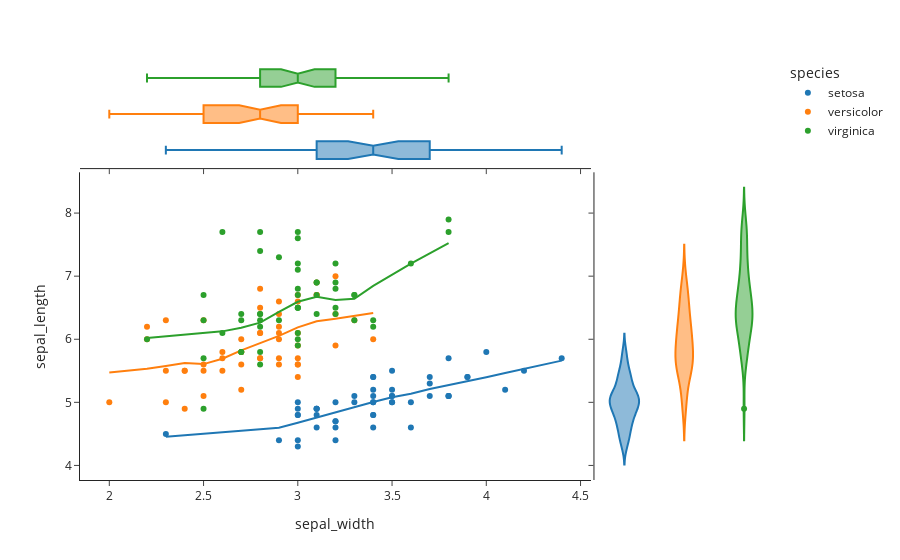

Notebook code cell kept with this figure:
### Code cell
df = px.data.iris()
fig = px.scatter(df, x="sepal_width", y="sepal_length", color="species", marginal_y="violin",
           marginal_x="box", trendline="lowess", template="simple_white")

fig.show()

### Figure 1 — Plotly figure (JSON) as saved in the notebook; plotly's stock layout.template omitted (floating-point values rounded to 4 significant figures)
{"data": [{"hoverlabel": {"namelength": 0}, "hovertemplate": "species=setosa<br>sepal_width=%{x}<br>sepal_length=%{y}", "legendgroup": "setosa", "marker": {"color": "#1F77B4", "symbol": "circle"}, "mode": "markers", "name": "setosa", "showlegend": true, "type": "scatter", "x": [3.5, 3, 3.2, 3.1, 3.6, 3.9, 3.4, 3.4, 2.9, 3.1, 3.7, 3.4, 3, 3, 4, 4.4, 3.9, 3.5, 3.8, 3.8, 3.4, 3.7, 3.6, 3.3, 3.4, 3, 3.4, 3.5, 3.4, 3.2, 3.1, 3.4, 4.1, 4.2, 3.1, 3.2, 3.5, 3.1, 3, 3.4, 3.5, 2.3, 3.2, 3.5, 3.8, 3, 3.8, 3.2, 3.7, 3.3], "xaxis": "x", "y": [5.1, 4.9, 4.7, 4.6, 5, 5.4, 4.6, 5, 4.4, 4.9, 5.4, 4.8, 4.8, 4.3, 5.8, 5.7, 5.4, 5.1, 5.7, 5.1, 5.4, 5.1, 4.6, 5.1, 4.8, 5, 5, 5.2, 5.2, 4.7, 4.8, 5.4, 5.2, 5.5, 4.9, 5, 5.5, 4.9, 4.4, 5.1, 5, 4.5, 4.4, 5, 5.1, 4.8, 5.1, 4.6, 5.3, 5], "yaxis": "y"}, {"alignmentgroup": "True", "hoverlabel": {"namelength": 0}, "hovertemplate": "species=setosa<br>sepal_width=%{x}", "legendgroup": "setosa", "marker": {"color": "#1F77B4", "symbol": "circle"}, "name": "setosa", "notched": true, "offsetgroup": "setosa", "showlegend": false, "type": "box", "x": [3.5, 3, 3.2, 3.1, 3.6, 3.9, 3.4, 3.4, 2.9, 3.1, 3.7, 3.4, 3, 3, 4, 4.4, 3.9, 3.5, 3.8, 3.8, 3.4, 3.7, 3.6, 3.3, 3.4, 3, 3.4, 3.5, 3.4, 3.2, 3.1, 3.4, 4.1, 4.2, 3.1, 3.2, 3.5, 3.1, 3, 3.4, 3.5, 2.3, 3.2, 3.5, 3.8, 3, 3.8, 3.2, 3.7, 3.3], "xaxis": "x3", "yaxis": "y3"}, {"alignmentgroup": "True", "hoverlabel": {"namelength": 0}, "hovertemplate": "species=setosa<br>sepal_length=%{y}", "legendgroup": "setosa", "marker": {"color": "#1F77B4", "symbol": "circle"}, "name": "setosa", "offsetgroup": "setosa", "scalegroup": "y", "showlegend": false, "type": "violin", "xaxis": "x2", "y": [5.1, 4.9, 4.7, 4.6, 5, 5.4, 4.6, 5, 4.4, 4.9, 5.4, 4.8, 4.8, 4.3, 5.8, 5.7, 5.4, 5.1, 5.7, 5.1, 5.4, 5.1, 4.6, 5.1, 4.8, 5, 5, 5.2, 5.2, 4.7, 4.8, 5.4, 5.2, 5.5, 4.9, 5, 5.5, 4.9, 4.4, 5.1, 5, 4.5, 4.4, 5, 5.1, 4.8, 5.1, 4.6, 5.3, 5], "yaxis": "y2"}, {"hoverlabel": {"namelength": 0}, "hovertemplate": "<b>LOWESS trendline</b><br><br>species=setosa<br>sepal_width=%{x}<br>sepal_length=%{y} <b>(trend)</b>", "legendgroup": "setosa", "marker": {"color": "#1F77B4", "symbol": "circle"}, "mode": "lines", "name": "setosa", "showlegend": false, "type": "scatter", "x": [2.3, 2.9, 3, 3, 3, 3, 3, 3, 3.1, 3.1, 3.1, 3.1, 3.1, 3.2, 3.2, 3.2, 3.2, 3.2, 3.3, 3.3, 3.4, 3.4, 3.4, 3.4, 3.4, 3.4, 3.4, 3.4, 3.4, 3.5, 3.5, 3.5, 3.5, 3.5, 3.5, 3.6, 3.6, 3.7, 3.7, 3.7, 3.8, 3.8, 3.8, 3.8, 3.9, 3.9, 4, 4.1, 4.2, 4.4], "xaxis": "x", "y": [4.454, 4.596, 4.677, 4.677, 4.677, 4.677, 4.677, 4.677, 4.76, 4.76, 4.76, 4.76, 4.76, 4.842, 4.842, 4.842, 4.842, 4.842, 4.92, 4.92, 5.005, 5.005, 5.005, 5.005, 5.005, 5.005, 5.005, 5.005, 5.005, 5.079, 5.079, 5.079, 5.079, 5.079, 5.079, 5.137, 5.137, 5.212, 5.212, 5.212, 5.272, 5.272, 5.272, 5.272, 5.332, 5.332, 5.398, 5.465, 5.531, 5.661], "yaxis": "y"}, {"hoverlabel": {"namelength": 0}, "hovertemplate": "species=versicolor<br>sepal_width=%{x}<br>sepal_length=%{y}", "legendgroup": "versicolor", "marker": {"color": "#FF7F0E", "symbol": "circle"}, "mode": "markers", "name": "versicolor", "showlegend": true, "type": "scatter", "x": [3.2, 3.2, 3.1, 2.3, 2.8, 2.8, 3.3, 2.4, 2.9, 2.7, 2, 3, 2.2, 2.9, 2.9, 3.1, 3, 2.7, 2.2, 2.5, 3.2, 2.8, 2.5, 2.8, 2.9, 3, 2.8, 3, 2.9, 2.6, 2.4, 2.4, 2.7, 2.7, 3, 3.4, 3.1, 2.3, 3, 2.5, 2.6, 3, 2.6, 2.3, 2.7, 3, 2.9, 2.9, 2.5, 2.8], "xaxis": "x", "y": [7, 6.4, 6.9, 5.5, 6.5, 5.7, 6.3, 4.9, 6.6, 5.2, 5, 5.9, 6, 6.1, 5.6, 6.7, 5.6, 5.8, 6.2, 5.6, 5.9, 6.1, 6.3, 6.1, 6.4, 6.6, 6.8, 6.7, 6, 5.7, 5.5, 5.5, 5.8, 6, 5.4, 6, 6.7, 6.3, 5.6, 5.5, 5.5, 6.1, 5.8, 5, 5.6, 5.7, 5.7, 6.2, 5.1, 5.7], "yaxis": "y"}, {"alignmentgroup": "True", "hoverlabel": {"namelength": 0}, "hovertemplate": "species=versicolor<br>sepal_width=%{x}", "legendgroup": "versicolor", "marker": {"color": "#FF7F0E", "symbol": "circle"}, "name": "versicolor", "notched": true, "offsetgroup": "versicolor", "showlegend": false, "type": "box", "x": [3.2, 3.2, 3.1, 2.3, 2.8, 2.8, 3.3, 2.4, 2.9, 2.7, 2, 3, 2.2, 2.9, 2.9, 3.1, 3, 2.7, 2.2, 2.5, 3.2, 2.8, 2.5, 2.8, 2.9, 3, 2.8, 3, 2.9, 2.6, 2.4, 2.4, 2.7, 2.7, 3, 3.4, 3.1, 2.3, 3, 2.5, 2.6, 3, 2.6, 2.3, 2.7, 3, 2.9, 2.9, 2.5, 2.8], "xaxis": "x3", "yaxis": "y3"}, {"alignmentgroup": "True", "hoverlabel": {"namelength": 0}, "hovertemplate": "species=versicolor<br>sepal_length=%{y}", "legendgroup": "versicolor", "marker": {"color": "#FF7F0E", "symbol": "circle"}, "name": "versicolor", "offsetgroup": "versicolor", "scalegroup": "y", "showlegend": false, "type": "violin", "xaxis": "x2", "y": [7, 6.4, 6.9, 5.5, 6.5, 5.7, 6.3, 4.9, 6.6, 5.2, 5, 5.9, 6, 6.1, 5.6, 6.7, 5.6, 5.8, 6.2, 5.6, 5.9, 6.1, 6.3, 6.1, 6.4, 6.6, 6.8, 6.7, 6, 5.7, 5.5, 5.5, 5.8, 6, 5.4, 6, 6.7, 6.3, 5.6, 5.5, 5.5, 6.1, 5.8, 5, 5.6, 5.7, 5.7, 6.2, 5.1, 5.7], "yaxis": "y2"}, {"hoverlabel": {"namelength": 0}, "hovertemplate": "<b>LOWESS trendline</b><br><br>species=versicolor<br>sepal_width=%{x}<br>sepal_length=%{y} <b>(trend)</b>", "legendgroup": "versicolor", "marker": {"color": "#FF7F0E", "symbol": "circle"}, "mode": "lines", "name": "versicolor", "showlegend": false, "type": "scatter", "x": [2, 2.2, 2.2, 2.3, 2.3, 2.3, 2.4, 2.4, 2.4, 2.5, 2.5, 2.5, 2.5, 2.6, 2.6, 2.6, 2.7, 2.7, 2.7, 2.7, 2.7, 2.8, 2.8, 2.8, 2.8, 2.8, 2.8, 2.9, 2.9, 2.9, 2.9, 2.9, 2.9, 2.9, 3, 3, 3, 3, 3, 3, 3, 3, 3.1, 3.1, 3.1, 3.2, 3.2, 3.2, 3.3, 3.4], "xaxis": "x", "y": [5.471, 5.531, 5.531, 5.577, 5.577, 5.577, 5.622, 5.622, 5.622, 5.606, 5.606, 5.606, 5.606, 5.691, 5.691, 5.691, 5.825, 5.825, 5.825, 5.825, 5.825, 5.944, 5.944, 5.944, 5.944, 5.944, 5.944, 6.054, 6.054, 6.054, 6.054, 6.054, 6.054, 6.054, 6.188, 6.188, 6.188, 6.188, 6.188, 6.188, 6.188, 6.188, 6.284, 6.284, 6.284, 6.323, 6.323, 6.323, 6.374, 6.416], "yaxis": "y"}, {"hoverlabel": {"namelength": 0}, "hovertemplate": "species=virginica<br>sepal_width=%{x}<br>sepal_length=%{y}", "legendgroup": "virginica", "marker": {"color": "#2CA02C", "symbol": "circle"}, "mode": "markers", "name": "virginica", "showlegend": true, "type": "scatter", "x": [3.3, 2.7, 3, 2.9, 3, 3, 2.5, 2.9, 2.5, 3.6, 3.2, 2.7, 3, 2.5, 2.8, 3.2, 3, 3.8, 2.6, 2.2, 3.2, 2.8, 2.8, 2.7, 3.3, 3.2, 2.8, 3, 2.8, 3, 2.8, 3.8, 2.8, 2.8, 2.6, 3, 3.4, 3.1, 3, 3.1, 3.1, 3.1, 2.7, 3.2, 3.3, 3, 2.5, 3, 3.4, 3], "xaxis": "x", "y": [6.3, 5.8, 7.1, 6.3, 6.5, 7.6, 4.9, 7.3, 6.7, 7.2, 6.5, 6.4, 6.8, 5.7, 5.8, 6.4, 6.5, 7.7, 7.7, 6, 6.9, 5.6, 7.7, 6.3, 6.7, 7.2, 6.2, 6.1, 6.4, 7.2, 7.4, 7.9, 6.4, 6.3, 6.1, 7.7, 6.3, 6.4, 6, 6.9, 6.7, 6.9, 5.8, 6.8, 6.7, 6.7, 6.3, 6.5, 6.2, 5.9], "yaxis": "y"}, {"alignmentgroup": "True", "hoverlabel": {"namelength": 0}, "hovertemplate": "species=virginica<br>sepal_width=%{x}", "legendgroup": "virginica", "marker": {"color": "#2CA02C", "symbol": "circle"}, "name": "virginica", "notched": true, "offsetgroup": "virginica", "showlegend": false, "type": "box", "x": [3.3, 2.7, 3, 2.9, 3, 3, 2.5, 2.9, 2.5, 3.6, 3.2, 2.7, 3, 2.5, 2.8, 3.2, 3, 3.8, 2.6, 2.2, 3.2, 2.8, 2.8, 2.7, 3.3, 3.2, 2.8, 3, 2.8, 3, 2.8, 3.8, 2.8, 2.8, 2.6, 3, 3.4, 3.1, 3, 3.1, 3.1, 3.1, 2.7, 3.2, 3.3, 3, 2.5, 3, 3.4, 3], "xaxis": "x3", "yaxis": "y3"}, {"alignmentgroup": "True", "hoverlabel": {"namelength": 0}, "hovertemplate": "species=virginica<br>sepal_length=%{y}", "legendgroup": "virginica", "marker": {"color": "#2CA02C", "symbol": "circle"}, "name": "virginica", "offsetgroup": "virginica", "scalegroup": "y", "showlegend": false, "type": "violin", "xaxis": "x2", "y": [6.3, 5.8, 7.1, 6.3, 6.5, 7.6, 4.9, 7.3, 6.7, 7.2, 6.5, 6.4, 6.8, 5.7, 5.8, 6.4, 6.5, 7.7, 7.7, 6, 6.9, 5.6, 7.7, 6.3, 6.7, 7.2, 6.2, 6.1, 6.4, 7.2, 7.4, 7.9, 6.4, 6.3, 6.1, 7.7, 6.3, 6.4, 6, 6.9, 6.7, 6.9, 5.8, 6.8, 6.7, 6.7, 6.3, 6.5, 6.2, 5.9], "yaxis": "y2"}, {"hoverlabel": {"namelength": 0}, "hovertemplate": "<b>LOWESS trendline</b><br><br>species=virginica<br>sepal_width=%{x}<br>sepal_length=%{y} <b>(trend)</b>", "legendgroup": "virginica", "marker": {"color": "#2CA02C", "symbol": "circle"}, "mode": "lines", "name": "virginica", "showlegend": false, "type": "scatter", "x": [2.2, 2.5, 2.5, 2.5, 2.5, 2.6, 2.6, 2.7, 2.7, 2.7, 2.7, 2.8, 2.8, 2.8, 2.8, 2.8, 2.8, 2.8, 2.8, 2.9, 2.9, 3, 3, 3, 3, 3, 3, 3, 3, 3, 3, 3, 3, 3.1, 3.1, 3.1, 3.1, 3.2, 3.2, 3.2, 3.2, 3.2, 3.3, 3.3, 3.3, 3.4, 3.4, 3.6, 3.8, 3.8], "xaxis": "x", "y": [6.019, 6.098, 6.098, 6.098, 6.098, 6.125, 6.125, 6.182, 6.182, 6.182, 6.182, 6.263, 6.263, 6.263, 6.263, 6.263, 6.263, 6.263, 6.263, 6.434, 6.434, 6.594, 6.594, 6.594, 6.594, 6.594, 6.594, 6.594, 6.594, 6.594, 6.594, 6.594, 6.594, 6.672, 6.672, 6.672, 6.672, 6.624, 6.624, 6.624, 6.624, 6.624, 6.642, 6.642, 6.642, 6.845, 6.845, 7.199, 7.525, 7.525], "yaxis": "y"}], "layout": {"legend": {"title": {"text": "species"}, "tracegroupgap": 0}, "margin": {"t": 60}, "xaxis": {"anchor": "y", "domain": [0, 0.7363], "title": {"text": "sepal_width"}}, "xaxis2": {"anchor": "y2", "domain": [0.7413, 1], "matches": "x2", "showline": false, "showticklabels": false, "ticks": ""}, "xaxis3": {"anchor": "y3", "domain": [0, 0.7363], "matches": "x", "showticklabels": false}, "xaxis4": {"anchor": "y4", "domain": [0.7413, 1], "matches": "x2", "showline": false, "showticklabels": false, "ticks": ""}, "yaxis": {"anchor": "x", "domain": [0, 0.7326], "title": {"text": "sepal_length"}}, "yaxis2": {"anchor": "x2", "domain": [0, 0.7326], "matches": "y", "showticklabels": false}, "yaxis3": {"anchor": "x3", "domain": [0.7426, 1], "matches": "y3", "showline": false, "showticklabels": false, "ticks": ""}, "yaxis4": {"anchor": "x4", "domain": [0.7426, 1], "matches": "y3", "showline": false, "showticklabels": false, "ticks": ""}}}
